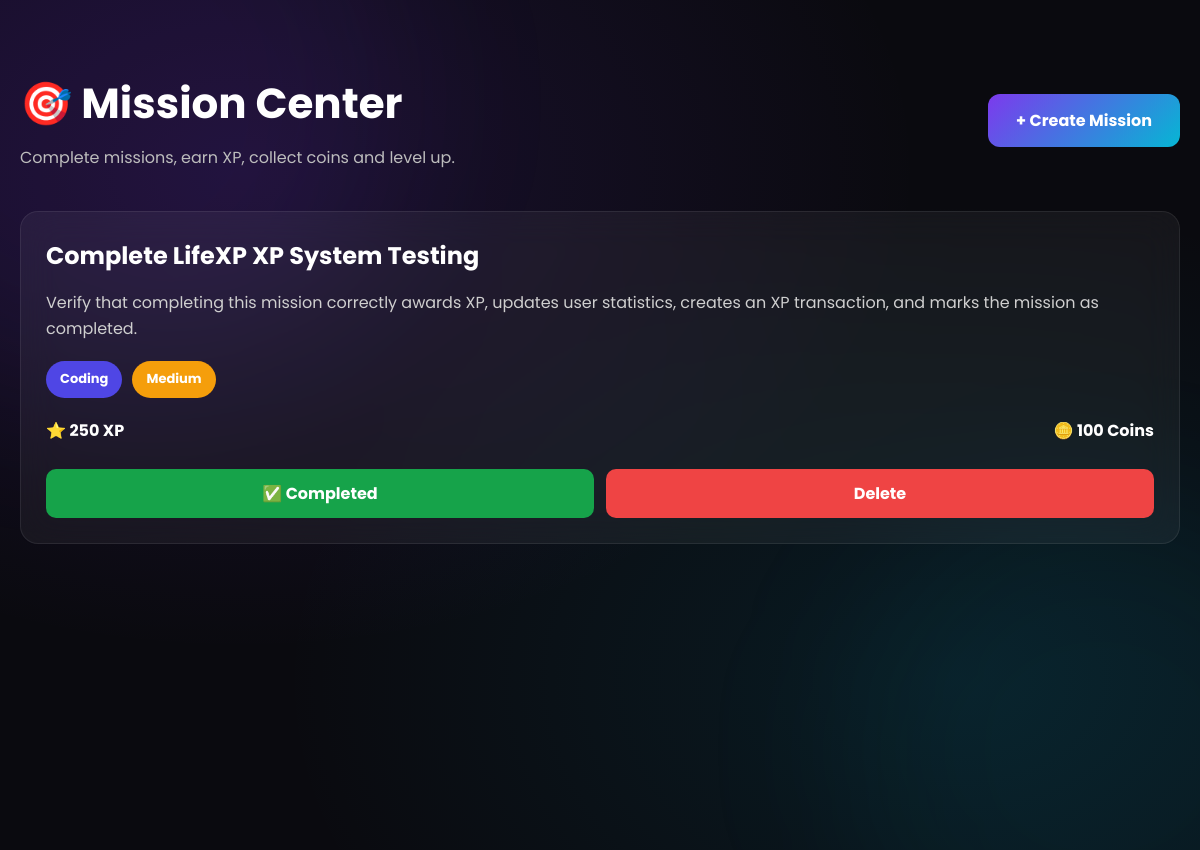
Page /missions/ on the earlier database version.
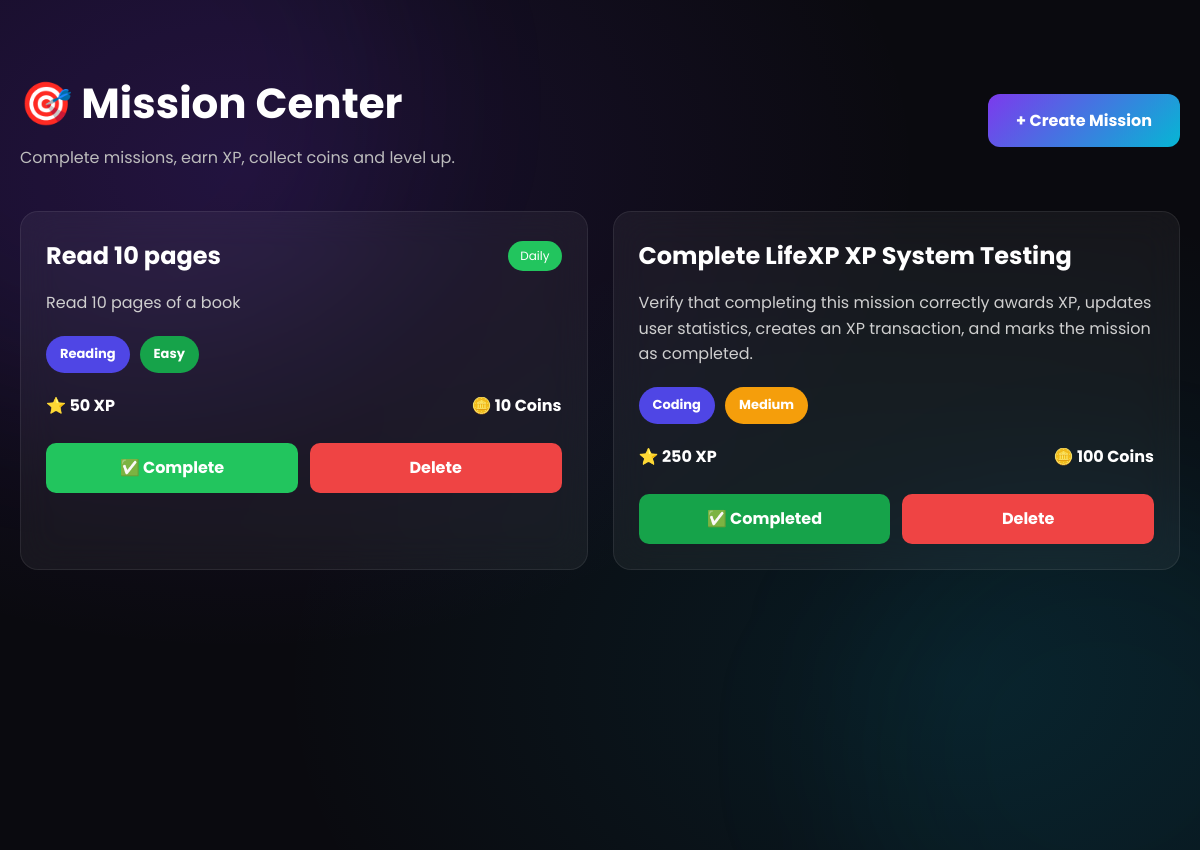
Same page on the later database version.
### tables this page shows
CREATE TABLE missions (

    id INTEGER PRIMARY KEY AUTOINCREMENT,

    title TEXT NOT NULL,

    description TEXT,

    category_id INTEGER NOT NULL,

    difficulty TEXT NOT NULL,

    xp_reward INTEGER NOT NULL,

    coin_reward INTEGER NOT NULL,

    is_daily INTEGER DEFAULT 0,

    is_system INTEGER DEFAULT 0,

    created_by INTEGER,

    is_completed INTEGER DEFAULT 0,

    completed_at TIMESTAMP,

    created_at TIMESTAMP DEFAULT CURRENT_TIMESTAMP,

    FOREIGN KEY(created_by) REFERENCES users(id),

    FOREIGN KEY(category_id) REFERENCES mission_categories(id)
);

CREATE TABLE mission_categories (

    id INTEGER PRIMARY KEY AUTOINCREMENT,

    name TEXT NOT NULL UNIQUE,

    icon TEXT,

    color TEXT
);

### routes/missions.py (the view)
@missions_bp.route("/")
def index():
    missions = MissionService.get_all_missions()
    return render_template(
        "missions.html",
        missions=missions
    )

### database/db.py (called while the page is built)
def get_connection():
    DATABASE_PATH.parent.mkdir(parents=True, exist_ok=True)
    connection = sqlite3.connect(DATABASE_PATH)
    connection.row_factory = sqlite3.Row
    connection.execute("PRAGMA foreign_keys = ON")
    return connection

def get_db():
    if "db" not in g:
        g.db = get_connection()
    return g.db

### models/mission.py (called while the page is built)
    @staticmethod
    def get_all():
        db = get_db()
        return db.execute(
            """
            SELECT
                missions.*,
                mission_categories.name AS category_name,
                mission_categories.icon,
                mission_categories.color
            FROM missions
            INNER JOIN mission_categories
                ON mission_categories.id = missions.category_id
            ORDER BY
                missions.created_at DESC,
                missions.id DESC
            """
        ).fetchall()

### services/mission_service.py (called while the page is built)
    @staticmethod
    def get_all_missions():
        return MissionModel.get_all()

### templates/missions.html (shortened to what this page needs)
{% extends "base.html" %}
{% block styles %}
<link rel="stylesheet" href="{{ url_for('static', filename='css/missions.css') }}">
{% endblock %}
{% block content %}
<div class="mission-container">
    <div class="mission-header">
        <div>
            <h1>🎯 Mission Center</h1>
            <p>
                Complete missions, earn XP, collect coins and level up.
            </p>
        </div>
        <a href="{{ url_for('missions.create') }}" class="create-btn">
            + Create Mission
        </a>
    </div>
    {% if missions %}
    <div class="mission-grid">
        {% for mission in missions %}
        <div class="mission-card">
            <div class="card-top">
                <h2>{{ mission.title }}</h2>
                {% if mission.is_daily %}
                <span class="daily-tag">
                    Daily
                </span>
                {% endif %}
            </div>
            <p class="description">
                {{ mission.description }}
            </p>
            <div class="badges">
                <span class="category">
                    {{ mission.category_name }}
                </span>
                <span class="difficulty {{ mission.difficulty|lower }}">
                    {{ mission.difficulty }}
                </span>
            </div>
            <div class="reward-row">
                <div class="reward">
                    ⭐ {{ mission.xp_reward }} XP
                </div>
                <div class="reward">
                    🪙 {{ mission.coin_reward }} Coins
                </div>
            </div>
            <div class="card-actions">
                {% if mission.is_completed %}
                <span class="complete-btn completed">
                    ✅ Completed
                </span>
                {% else %}
                <a href="{{ url_for('missions.complete', mission_id=mission.id) }}" class="complete-btn">
                    ✅ Complete
                </a>
                {% endif %}
                <a href="{{ url_for('missions.delete', mission_id=mission.id) }}" class="delete-btn"
                    onclick="return confirm('Delete this mission?')">
                    Delete
                </a>
            </div>
        </div>
        {% endfor %}
    </div>
    {% endif %}
</div>
{% endblock %}

### templates/base.html (shortened to what this page needs)
<!DOCTYPE html>
<html lang="en">
<head>
  <link rel="stylesheet" href="{{ url_for('static', filename='css/variables.css') }}" />
  <link rel="stylesheet" href="{{ url_for('static', filename='css/animations.css') }}" />
  <link rel="stylesheet" href="{{ url_for('static', filename='css/base.css') }}" />
  {% block styles %}{% endblock %}
</head>
<body>
  <div class="bg-orb bg-orb-purple" aria-hidden="true"></div>
  <div class="bg-orb bg-orb-cyan"   aria-hidden="true"></div>
  <div class="page-content">
    {% block content %}{% endblock %}
  </div>
</body>
</html>

### static/css/variables.css (style rules this page uses)
:root { --color-bg-primary: #0a0a0f; --color-bg-secondary: #0f0f1a; --color-bg-tertiary: #13131f; --color-surface: rgba(255, 255, 255, 0.04); --color-surface-hover: rgba(255, 255, 255, 0.07); --color-surface-active: rgba(255, 255, 255, 0.10); --color-border: rgba(255, 255, 255, 0.08); --color-border-accent: rgba(124, 58, 237, 0.40); --color-purple: #7c3aed; --color-purple-light: #9d6ef8; --color-purple-dark: #5b21b6; --color-cyan: #06b6d4; --color-cyan-light: #22d3ee; --color-cyan-dark: #0891b2; --color-gold: #f59e0b; --color-gold-light: #fbbf24; --color-pink: #ec4899; --gradient-brand: linear-gradient(135deg, var(--color-purple) 0%, var(--color-cyan) 100%); --gradient-brand-soft: linear-gradient(135deg, rgba(124,58,237,0.15) 0%, rgba(6,182,212,0.15) 100%); --gradient-gold: linear-gradient(135deg, var(--color-gold) 0%, var(--color-pink) 100%); --gradient-surface: linear-gradient(135deg, rgba(255,255,255,0.06) 0%, rgba(255,255,255,0.02) 100%); --gradient-bg: radial-gradient(ellipse at 20% 20%, rgba(124,58,237,0.15) 0%, transparent 50%), radial-gradient(ellipse at 80% 80%, rgba(6,182,212,0.10) 0%, transparent 50%), var(--color-bg-primary); --color-text-primary: #f8fafc; --color-text-secondary: #94a3b8; --color-text-muted: #475569; --color-text-accent: var(--color-purple-light); --color-success: #10b981; --color-error: #ef4444; --color-warning: #f59e0b; --color-info: var(--color-cyan); --font-family: 'Poppins', -apple-system, BlinkMacSystemFont, sans-serif; --font-size-xs: 0.75rem; --font-size-sm: 0.875rem; --font-size-base: 1rem; --font-size-lg: 1.125rem; --font-size-xl: 1.25rem; --font-size-2xl: 1.5rem; --font-size-3xl: 1.875rem; --font-size-4xl: 2.25rem; --font-size-5xl: 3rem; --font-size-6xl: 3.75rem; --font-size-7xl: 4.5rem; --font-weight-regular: 400; --font-weight-medium: 500; --font-weight-semibold: 600; --font-weight-bold: 700; --font-weight-extrabold: 800; --line-height-tight: 1.25; --line-height-normal: 1.6; --line-height-relaxed: 1.75; --space-1: 0.25rem; --space-2: 0.5rem; --space-3: 0.75rem; --space-4: 1rem; --space-5: 1.25rem; --space-6: 1.5rem; --space-8: 2rem; --space-10: 2.5rem; --space-12: 3rem; --space-16: 4rem; --space-20: 5rem; --space-24: 6rem; --space-32: 8rem; --radius-sm: 8px; --radius-md: 12px; --radius-lg: 16px; --radius-xl: 20px; --radius-2xl: 24px; --radius-3xl: 32px; --radius-full: 9999px; --shadow-sm: 0 2px 8px rgba(0,0,0,0.3); --shadow-md: 0 4px 20px rgba(0,0,0,0.4); --shadow-lg: 0 8px 40px rgba(0,0,0,0.5); --shadow-xl: 0 16px 60px rgba(0,0,0,0.6); --shadow-purple: 0 0 30px rgba(124,58,237,0.3), 0 0 60px rgba(124,58,237,0.15); --shadow-cyan: 0 0 30px rgba(6,182,212,0.3), 0 0 60px rgba(6,182,212,0.15); --shadow-gold: 0 0 20px rgba(245,158,11,0.4); --shadow-card: 0 4px 24px rgba(0,0,0,0.35), 0 1px 4px rgba(0,0,0,0.2); --transition-fast: 150ms ease; --transition-base: 250ms ease; --transition-slow: 400ms ease; --transition-spring: 300ms cubic-bezier(0.34, 1.56, 0.64, 1); --glass-bg: rgba(255, 255, 255, 0.04); --glass-border: 1px solid rgba(255, 255, 255, 0.08); --glass-blur: blur(20px); --container-max: 1200px; --navbar-height: 72px; }

### static/css/base.css (style rules this page uses)
*, *::before, *::after { box-sizing: border-box; margin: 0; padding: 0; }
html { scroll-behavior: smooth; font-size: 16px; -webkit-text-size-adjust: 100%; }
body { font-family: var(--font-family); font-size: var(--font-size-base); font-weight: var(--font-weight-regular); line-height: var(--line-height-normal); color: var(--color-text-primary); background: var(--gradient-bg); background-attachment: fixed; min-height: 100vh; overflow-x: hidden; -webkit-font-smoothing: antialiased; -moz-osx-font-smoothing: grayscale; }
a { color: inherit; text-decoration: none; }
.bg-orb { position: fixed; border-radius: 50%; filter: blur(80px); pointer-events: none; z-index: 0; }
.bg-orb-purple { width: 600px; height: 600px; background: rgba(124,58,237,0.08); top: -200px; left: -200px; }
.bg-orb-cyan { width: 500px; height: 500px; background: rgba(6,182,212,0.06); bottom: -150px; right: -150px; }
.page-content { position: relative; z-index: 1; }

Differences in the rows shown:
added missions: title "Read 10 pages", is_daily "Daily", description "Read 10 pages of a book", category_name "Reading", difficulty "Easy", xp_reward "50", coin_reward "10"
